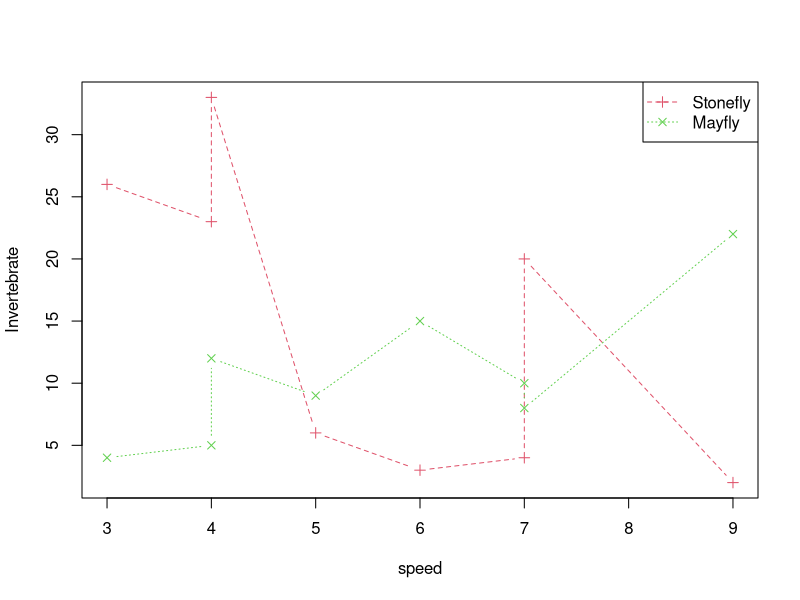

This figure's R source:
sfly=c(26,23,33,6,3,4,20,2)
mfly=c(4,5,12,9,15,10,8,22)
speed=c(3,4,4,5,6,7,7,9)

ivert=cbind(sfly,mfly)
ivert
dim(ivert)

spd=cbind(speed)
spd
dim(spd)


matplot(spd,ivert,type='b',pch=3:4,col=2:3,lty=2:3,xlab='speed',ylab='Invertebrate')
legend(x='topright',legend=c('Stonefly','Mayfly'),col=2:3,pch=3:4,lty=2:3)

